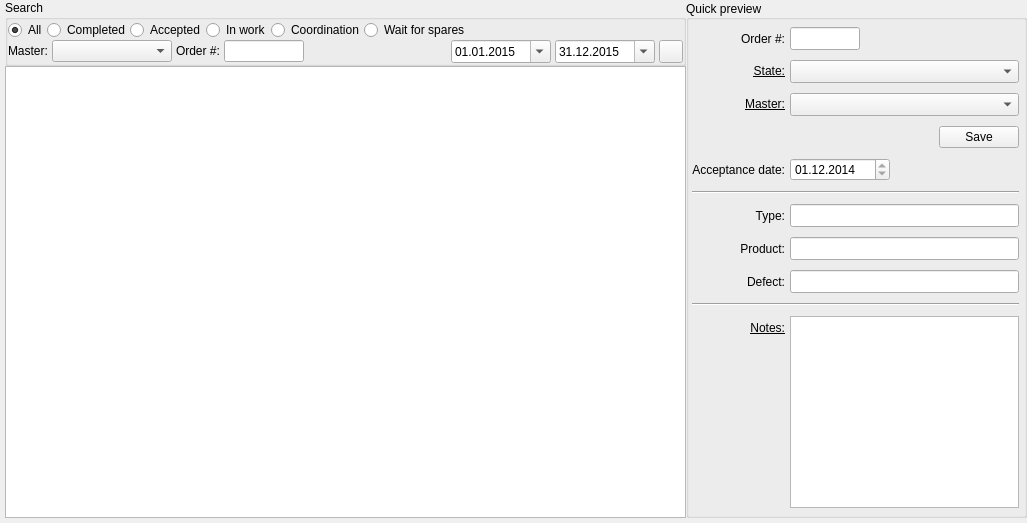
<?xml version="1.0" encoding="UTF-8"?>
<ui version="4.0">
 <class>OrdersWidgetMaster</class>
 <widget class="QWidget" name="OrdersWidgetMaster">
  <property name="geometry">
   <rect>
    <x>0</x>
    <y>0</y>
    <width>1027</width>
    <height>523</height>
   </rect>
  </property>
  <property name="windowTitle">
   <string>Form</string>
  </property>
  <layout class="QGridLayout" name="gridLayout">
   <property name="leftMargin">
    <number>5</number>
   </property>
   <property name="topMargin">
    <number>0</number>
   </property>
   <property name="rightMargin">
    <number>0</number>
   </property>
   <property name="bottomMargin">
    <number>5</number>
   </property>
   <property name="spacing">
    <number>0</number>
   </property>
   <item row="0" column="0">
    <widget class="QGroupBox" name="gbfilters">
     <property name="title">
      <string>Search</string>
     </property>
     <property name="flat">
      <bool>false</bool>
     </property>
     <property name="checkable">
      <bool>false</bool>
     </property>
     <layout class="QFormLayout" name="formLayout_2">
      <property name="fieldGrowthPolicy">
       <enum>QFormLayout::AllNonFixedFieldsGrow</enum>
      </property>
      <property name="labelAlignment">
       <set>Qt::AlignLeading|Qt::AlignLeft|Qt::AlignVCenter</set>
      </property>
      <property name="horizontalSpacing">
       <number>3</number>
      </property>
      <property name="verticalSpacing">
       <number>0</number>
      </property>
      <property name="leftMargin">
       <number>0</number>
      </property>
      <property name="topMargin">
       <number>0</number>
      </property>
      <property name="rightMargin">
       <number>0</number>
      </property>
      <property name="bottomMargin">
       <number>0</number>
      </property>
      <item row="0" column="0" colspan="2">
       <layout class="QHBoxLayout" name="horizontalLayout_3">
        <property name="spacing">
         <number>0</number>
        </property>
        <item alignment="Qt::AlignLeft">
         <widget class="QRadioButton" name="rbAll">
          <property name="sizePolicy">
           <sizepolicy hsizetype="Fixed" vsizetype="Fixed">
            <horstretch>0</horstretch>
            <verstretch>0</verstretch>
           </sizepolicy>
          </property>
          <property name="minimumSize">
           <size>
            <width>0</width>
            <height>0</height>
           </size>
          </property>
          <property name="maximumSize">
           <size>
            <width>16777215</width>
            <height>16777215</height>
           </size>
          </property>
          <property name="text">
           <string>All</string>
          </property>
          <property name="checked">
           <bool>true</bool>
          </property>
         </widget>
        </item>
        <item alignment="Qt::AlignLeft">
         <widget class="QRadioButton" name="rbCompleted">
          <property name="minimumSize">
           <size>
            <width>0</width>
            <height>0</height>
           </size>
          </property>
          <property name="maximumSize">
           <size>
            <width>16777215</width>
            <height>16777215</height>
           </size>
          </property>
          <property name="text">
           <string>Completed</string>
          </property>
         </widget>
        </item>
        <item alignment="Qt::AlignLeft">
         <widget class="QRadioButton" name="rbAccepted">
          <property name="minimumSize">
           <size>
            <width>0</width>
            <height>0</height>
           </size>
          </property>
          <property name="maximumSize">
           <size>
            <width>16777215</width>
            <height>16777215</height>
           </size>
          </property>
          <property name="text">
           <string>Accepted</string>
          </property>
         </widget>
        </item>
        <item>
         <widget class="QRadioButton" name="rbInWork">
          <property name="maximumSize">
           <size>
            <width>16777215</width>
            <height>16777215</height>
           </size>
          </property>
          <property name="text">
           <string>In work</string>
          </property>
         </widget>
        </item>
        <item alignment="Qt::AlignLeft">
         <widget class="QRadioButton" name="rbConsent">
          <property name="minimumSize">
           <size>
            <width>0</width>
            <height>0</height>
           </size>
          </property>
          <property name="maximumSize">
           <size>
            <width>16777215</width>
            <height>16777215</height>
           </size>
          </property>
          <property name="text">
           <string>Coordination</string>
          </property>
         </widget>
        </item>
        <item alignment="Qt::AlignLeft">
         <widget class="QRadioButton" name="rbWaitSpares">
          <property name="minimumSize">
           <size>
            <width>0</width>
            <height>0</height>
           </size>
          </property>
          <property name="maximumSize">
           <size>
            <width>16777215</width>
            <height>16777215</height>
           </size>
          </property>
          <property name="text">
           <string>Wait for spares</string>
          </property>
         </widget>
        </item>
        <item>
         <spacer name="horizontalSpacer_3">
          <property name="orientation">
           <enum>Qt::Horizontal</enum>
          </property>
          <property name="sizeHint" stdset="0">
           <size>
            <width>40</width>
            <height>20</height>
           </size>
          </property>
         </spacer>
        </item>
       </layout>
      </item>
      <item row="1" column="0">
       <layout class="QHBoxLayout" name="horizontalLayout">
        <property name="spacing">
         <number>4</number>
        </property>
        <item>
         <widget class="QLabel" name="label_6">
          <property name="text">
           <string>Master:</string>
          </property>
         </widget>
        </item>
        <item>
         <widget class="QComboBox" name="cbSearchMaster">
          <property name="minimumSize">
           <size>
            <width>120</width>
            <height>0</height>
           </size>
          </property>
         </widget>
        </item>
        <item>
         <widget class="QLabel" name="label_3">
          <property name="text">
           <string>Order #:</string>
          </property>
         </widget>
        </item>
        <item alignment="Qt::AlignLeft">
         <widget class="QLineEdit" name="lSearch">
          <property name="minimumSize">
           <size>
            <width>50</width>
            <height>0</height>
           </size>
          </property>
          <property name="maximumSize">
           <size>
            <width>80</width>
            <height>16777215</height>
           </size>
          </property>
         </widget>
        </item>
       </layout>
      </item>
      <item row="1" column="1">
       <layout class="QHBoxLayout" name="horizontalLayout_2">
        <property name="spacing">
         <number>4</number>
        </property>
        <item>
         <spacer name="horizontalSpacer">
          <property name="orientation">
           <enum>Qt::Horizontal</enum>
          </property>
          <property name="sizeHint" stdset="0">
           <size>
            <width>40</width>
            <height>20</height>
           </size>
          </property>
         </spacer>
        </item>
        <item alignment="Qt::AlignRight">
         <widget class="QDateEdit" name="datestart">
          <property name="minimumSize">
           <size>
            <width>100</width>
            <height>0</height>
           </size>
          </property>
          <property name="maximumSize">
           <size>
            <width>100</width>
            <height>16777215</height>
           </size>
          </property>
          <property name="dateTime">
           <datetime>
            <hour>0</hour>
            <minute>0</minute>
            <second>0</second>
            <year>2015</year>
            <month>1</month>
            <day>1</day>
           </datetime>
          </property>
          <property name="time">
           <time>
            <hour>0</hour>
            <minute>0</minute>
            <second>0</second>
           </time>
          </property>
          <property name="currentSection">
           <enum>QDateTimeEdit::DaySection</enum>
          </property>
          <property name="displayFormat">
           <string>dd.MM.yyyy</string>
          </property>
          <property name="calendarPopup">
           <bool>true</bool>
          </property>
          <property name="date">
           <date>
            <year>2015</year>
            <month>1</month>
            <day>1</day>
           </date>
          </property>
         </widget>
        </item>
        <item>
         <widget class="QDateEdit" name="dateend">
          <property name="minimumSize">
           <size>
            <width>100</width>
            <height>0</height>
           </size>
          </property>
          <property name="maximumSize">
           <size>
            <width>100</width>
            <height>16777215</height>
           </size>
          </property>
          <property name="accelerated">
           <bool>false</bool>
          </property>
          <property name="dateTime">
           <datetime>
            <hour>0</hour>
            <minute>0</minute>
            <second>0</second>
            <year>2015</year>
            <month>12</month>
            <day>31</day>
           </datetime>
          </property>
          <property name="displayFormat">
           <string>dd.MM.yyyy</string>
          </property>
          <property name="calendarPopup">
           <bool>true</bool>
          </property>
          <property name="currentSectionIndex">
           <number>0</number>
          </property>
          <property name="date">
           <date>
            <year>2015</year>
            <month>12</month>
            <day>31</day>
           </date>
          </property>
          <property name="showGroupSeparator" stdset="0">
           <bool>false</bool>
          </property>
         </widget>
        </item>
        <item>
         <widget class="QToolButton" name="searchbydate">
          <property name="sizePolicy">
           <sizepolicy hsizetype="Fixed" vsizetype="Fixed">
            <horstretch>0</horstretch>
            <verstretch>0</verstretch>
           </sizepolicy>
          </property>
          <property name="maximumSize">
           <size>
            <width>50</width>
            <height>16777215</height>
           </size>
          </property>
          <property name="toolTip">
           <string>Search by date range</string>
          </property>
          <property name="text">
           <string/>
          </property>
          <property name="icon">
           <iconset resource="Icons.qrc">
            <normaloff>:/icons/icons/find.png</normaloff>:/icons/icons/find.png</iconset>
          </property>
         </widget>
        </item>
       </layout>
      </item>
     </layout>
    </widget>
   </item>
   <item row="0" column="1" rowspan="2">
    <widget class="QGroupBox" name="gbinfo">
     <property name="minimumSize">
      <size>
       <width>341</width>
       <height>0</height>
      </size>
     </property>
     <property name="maximumSize">
      <size>
       <width>341</width>
       <height>16777215</height>
      </size>
     </property>
     <property name="title">
      <string>Quick preview</string>
     </property>
     <property name="alignment">
      <set>Qt::AlignLeading|Qt::AlignLeft|Qt::AlignVCenter</set>
     </property>
     <layout class="QFormLayout" name="formLayout">
      <property name="fieldGrowthPolicy">
       <enum>QFormLayout::AllNonFixedFieldsGrow</enum>
      </property>
      <property name="labelAlignment">
       <set>Qt::AlignRight|Qt::AlignTrailing|Qt::AlignVCenter</set>
      </property>
      <property name="horizontalSpacing">
       <number>5</number>
      </property>
      <property name="verticalSpacing">
       <number>3</number>
      </property>
      <property name="leftMargin">
       <number>3</number>
      </property>
      <property name="topMargin">
       <number>0</number>
      </property>
      <property name="rightMargin">
       <number>5</number>
      </property>
      <property name="bottomMargin">
       <number>0</number>
      </property>
      <item row="1" column="0">
       <widget class="QLabel" name="label">
        <property name="maximumSize">
         <size>
          <width>2000</width>
          <height>23</height>
         </size>
        </property>
        <property name="text">
         <string>Order #:</string>
        </property>
        <property name="alignment">
         <set>Qt::AlignRight|Qt::AlignTrailing|Qt::AlignVCenter</set>
        </property>
       </widget>
      </item>
      <item row="1" column="1">
       <widget class="QLineEdit" name="dNumber">
        <property name="enabled">
         <bool>true</bool>
        </property>
        <property name="minimumSize">
         <size>
          <width>0</width>
          <height>23</height>
         </size>
        </property>
        <property name="maximumSize">
         <size>
          <width>70</width>
          <height>23</height>
         </size>
        </property>
        <property name="readOnly">
         <bool>true</bool>
        </property>
       </widget>
      </item>
      <item row="2" column="0">
       <widget class="QLabel" name="label_15">
        <property name="maximumSize">
         <size>
          <width>2000</width>
          <height>23</height>
         </size>
        </property>
        <property name="text">
         <string>&lt;html&gt;&lt;head/&gt;&lt;body&gt;&lt;p&gt;&lt;span style=&quot; text-decoration: underline;&quot;&gt;State:&lt;/span&gt;&lt;/p&gt;&lt;/body&gt;&lt;/html&gt;</string>
        </property>
        <property name="alignment">
         <set>Qt::AlignRight|Qt::AlignTrailing|Qt::AlignVCenter</set>
        </property>
       </widget>
      </item>
      <item row="2" column="1">
       <widget class="QComboBox" name="eState">
        <property name="minimumSize">
         <size>
          <width>0</width>
          <height>23</height>
         </size>
        </property>
        <property name="maximumSize">
         <size>
          <width>16777215</width>
          <height>23</height>
         </size>
        </property>
        <property name="locale">
         <locale language="English" country="UnitedStates"/>
        </property>
        <property name="editable">
         <bool>false</bool>
        </property>
        <property name="currentIndex">
         <number>-1</number>
        </property>
        <property name="maxVisibleItems">
         <number>10</number>
        </property>
        <property name="duplicatesEnabled">
         <bool>true</bool>
        </property>
        <property name="frame">
         <bool>true</bool>
        </property>
       </widget>
      </item>
      <item row="3" column="0">
       <widget class="QLabel" name="label_12">
        <property name="maximumSize">
         <size>
          <width>2000</width>
          <height>23</height>
         </size>
        </property>
        <property name="text">
         <string>&lt;html&gt;&lt;head/&gt;&lt;body&gt;&lt;p&gt;&lt;span style=&quot; text-decoration: underline;&quot;&gt;Master:&lt;/span&gt;&lt;/p&gt;&lt;/body&gt;&lt;/html&gt;</string>
        </property>
        <property name="alignment">
         <set>Qt::AlignRight|Qt::AlignTrailing|Qt::AlignVCenter</set>
        </property>
       </widget>
      </item>
      <item row="3" column="1">
       <widget class="QComboBox" name="eMaster">
        <property name="minimumSize">
         <size>
          <width>0</width>
          <height>23</height>
         </size>
        </property>
        <property name="maximumSize">
         <size>
          <width>16777215</width>
          <height>23</height>
         </size>
        </property>
        <property name="editable">
         <bool>false</bool>
        </property>
       </widget>
      </item>
      <item row="4" column="1">
       <layout class="QHBoxLayout" name="horizontalLayout_4">
        <property name="spacing">
         <number>3</number>
        </property>
        <item>
         <spacer name="horizontalSpacer_2">
          <property name="orientation">
           <enum>Qt::Horizontal</enum>
          </property>
          <property name="sizeHint" stdset="0">
           <size>
            <width>123</width>
            <height>21</height>
           </size>
          </property>
         </spacer>
        </item>
        <item>
         <widget class="QPushButton" name="bSubmit">
          <property name="text">
           <string>Save</string>
          </property>
          <property name="icon">
           <iconset>
            <normalon>:/icons/icons/page_save.png</normalon>
           </iconset>
          </property>
         </widget>
        </item>
       </layout>
      </item>
      <item row="5" column="0">
       <widget class="QLabel" name="label_2">
        <property name="maximumSize">
         <size>
          <width>2000</width>
          <height>23</height>
         </size>
        </property>
        <property name="text">
         <string>Acceptance date:</string>
        </property>
        <property name="alignment">
         <set>Qt::AlignRight|Qt::AlignTrailing|Qt::AlignVCenter</set>
        </property>
       </widget>
      </item>
      <item row="5" column="1">
       <widget class="QDateEdit" name="dDateIn">
        <property name="enabled">
         <bool>true</bool>
        </property>
        <property name="minimumSize">
         <size>
          <width>0</width>
          <height>0</height>
         </size>
        </property>
        <property name="maximumSize">
         <size>
          <width>100</width>
          <height>16777215</height>
         </size>
        </property>
        <property name="readOnly">
         <bool>true</bool>
        </property>
        <property name="time">
         <time>
          <hour>0</hour>
          <minute>0</minute>
          <second>0</second>
         </time>
        </property>
        <property name="currentSection">
         <enum>QDateTimeEdit::DaySection</enum>
        </property>
        <property name="displayFormat">
         <string>dd.MM.yyyy</string>
        </property>
        <property name="calendarPopup">
         <bool>false</bool>
        </property>
        <property name="date">
         <date>
          <year>2014</year>
          <month>12</month>
          <day>1</day>
         </date>
        </property>
       </widget>
      </item>
      <item row="6" column="0" colspan="2">
       <widget class="Line" name="line">
        <property name="orientation">
         <enum>Qt::Horizontal</enum>
        </property>
       </widget>
      </item>
      <item row="7" column="0">
       <widget class="QLabel" name="label_4">
        <property name="maximumSize">
         <size>
          <width>2000</width>
          <height>23</height>
         </size>
        </property>
        <property name="text">
         <string>Type:</string>
        </property>
        <property name="alignment">
         <set>Qt::AlignRight|Qt::AlignTrailing|Qt::AlignVCenter</set>
        </property>
       </widget>
      </item>
      <item row="7" column="1">
       <widget class="QLineEdit" name="dProductType">
        <property name="minimumSize">
         <size>
          <width>0</width>
          <height>23</height>
         </size>
        </property>
        <property name="maximumSize">
         <size>
          <width>16777215</width>
          <height>23</height>
         </size>
        </property>
        <property name="text">
         <string/>
        </property>
        <property name="readOnly">
         <bool>true</bool>
        </property>
       </widget>
      </item>
      <item row="8" column="0">
       <widget class="QLabel" name="label_5">
        <property name="maximumSize">
         <size>
          <width>2000</width>
          <height>16777215</height>
         </size>
        </property>
        <property name="text">
         <string>Product:</string>
        </property>
        <property name="alignment">
         <set>Qt::AlignRight|Qt::AlignTrailing|Qt::AlignVCenter</set>
        </property>
       </widget>
      </item>
      <item row="8" column="1">
       <widget class="QLineEdit" name="dProduct">
        <property name="minimumSize">
         <size>
          <width>0</width>
          <height>23</height>
         </size>
        </property>
        <property name="maximumSize">
         <size>
          <width>16777215</width>
          <height>23</height>
         </size>
        </property>
        <property name="text">
         <string/>
        </property>
        <property name="readOnly">
         <bool>true</bool>
        </property>
       </widget>
      </item>
      <item row="9" column="0">
       <widget class="QLabel" name="label_7">
        <property name="maximumSize">
         <size>
          <width>2000</width>
          <height>16777215</height>
         </size>
        </property>
        <property name="text">
         <string>Defect:</string>
        </property>
        <property name="alignment">
         <set>Qt::AlignRight|Qt::AlignTrailing|Qt::AlignVCenter</set>
        </property>
       </widget>
      </item>
      <item row="9" column="1">
       <widget class="QLineEdit" name="dDisease">
        <property name="minimumSize">
         <size>
          <width>0</width>
          <height>23</height>
         </size>
        </property>
        <property name="maximumSize">
         <size>
          <width>16777215</width>
          <height>23</height>
         </size>
        </property>
        <property name="text">
         <string/>
        </property>
        <property name="readOnly">
         <bool>true</bool>
        </property>
       </widget>
      </item>
      <item row="10" column="0" colspan="2">
       <widget class="Line" name="line_3">
        <property name="minimumSize">
         <size>
          <width>301</width>
          <height>0</height>
         </size>
        </property>
        <property name="orientation">
         <enum>Qt::Horizontal</enum>
        </property>
       </widget>
      </item>
      <item row="11" column="0">
       <widget class="QLabel" name="label_14">
        <property name="maximumSize">
         <size>
          <width>2000</width>
          <height>26</height>
         </size>
        </property>
        <property name="text">
         <string>&lt;html&gt;&lt;head/&gt;&lt;body&gt;&lt;p&gt;&lt;span style=&quot; text-decoration: underline;&quot;&gt;Notes:&lt;/span&gt;&lt;/p&gt;&lt;/body&gt;&lt;/html&gt;</string>
        </property>
        <property name="alignment">
         <set>Qt::AlignRight|Qt::AlignTrailing|Qt::AlignVCenter</set>
        </property>
       </widget>
      </item>
      <item row="11" column="1">
       <widget class="QPlainTextEdit" name="dComment">
        <property name="minimumSize">
         <size>
          <width>0</width>
          <height>41</height>
         </size>
        </property>
        <property name="maximumSize">
         <size>
          <width>271</width>
          <height>200</height>
         </size>
        </property>
       </widget>
      </item>
     </layout>
     <zorder>label_15</zorder>
     <zorder>label_5</zorder>
     <zorder>eState</zorder>
     <zorder>label_4</zorder>
     <zorder>dProductType</zorder>
     <zorder>label_12</zorder>
     <zorder>eMaster</zorder>
     <zorder>label_2</zorder>
     <zorder>dDateIn</zorder>
     <zorder>line</zorder>
     <zorder>dProduct</zorder>
     <zorder>label_7</zorder>
     <zorder>dDisease</zorder>
     <zorder>line_3</zorder>
     <zorder>dComment</zorder>
     <zorder>label_14</zorder>
     <zorder>label</zorder>
     <zorder>dNumber</zorder>
    </widget>
   </item>
   <item row="1" column="0">
    <widget class="QTableView" name="tview">
     <property name="sizePolicy">
      <sizepolicy hsizetype="Expanding" vsizetype="Expanding">
       <horstretch>1</horstretch>
       <verstretch>0</verstretch>
      </sizepolicy>
     </property>
     <property name="editTriggers">
      <set>QAbstractItemView::AnyKeyPressed|QAbstractItemView::DoubleClicked</set>
     </property>
     <property name="dragDropMode">
      <enum>QAbstractItemView::NoDragDrop</enum>
     </property>
     <property name="defaultDropAction">
      <enum>Qt::IgnoreAction</enum>
     </property>
     <property name="selectionMode">
      <enum>QAbstractItemView::SingleSelection</enum>
     </property>
     <property name="selectionBehavior">
      <enum>QAbstractItemView::SelectRows</enum>
     </property>
     <property name="horizontalScrollMode">
      <enum>QAbstractItemView::ScrollPerPixel</enum>
     </property>
     <property name="sortingEnabled">
      <bool>true</bool>
     </property>
     <property name="wordWrap">
      <bool>false</bool>
     </property>
     <attribute name="horizontalHeaderVisible">
      <bool>false</bool>
     </attribute>
     <attribute name="verticalHeaderVisible">
      <bool>false</bool>
     </attribute>
    </widget>
   </item>
  </layout>
 </widget>
 <resources>
  <include location="Icons.qrc"/>
 </resources>
 <connections/>
</ui>
